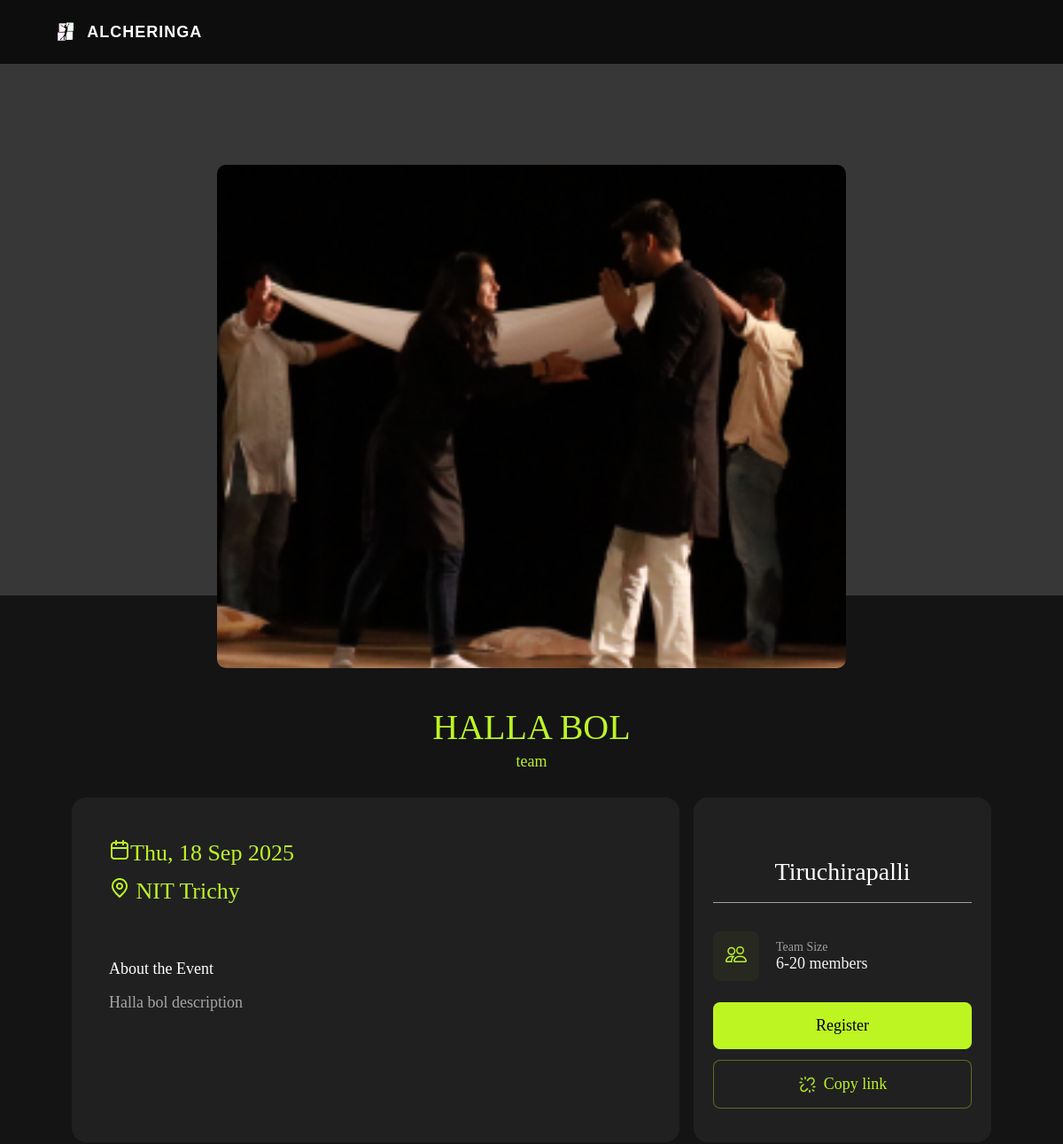
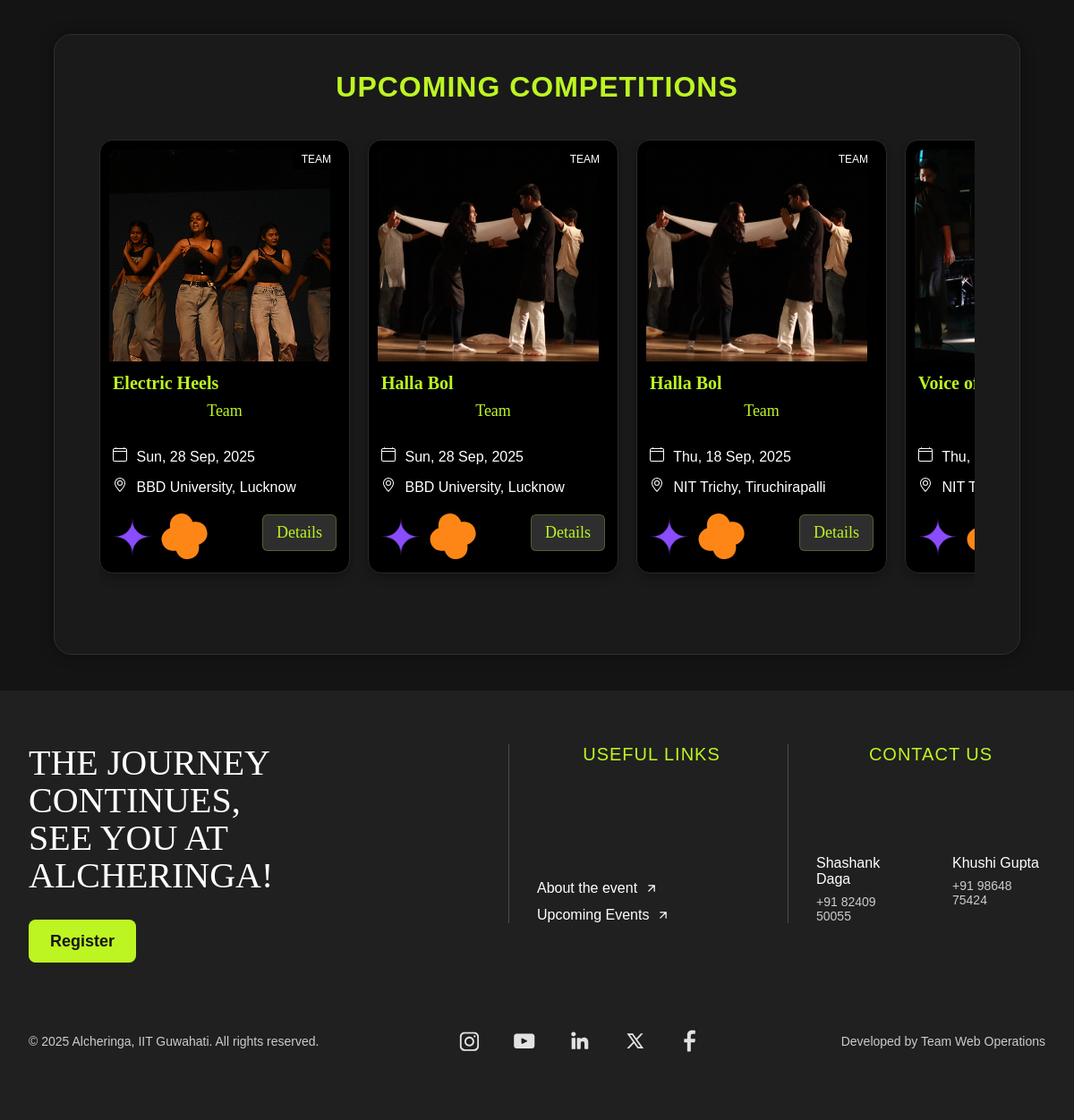
/competitions/Tiruchirapalli/Halla Bol/, run on the app's committed database (2 pictures, top to bottom).
### core/models.py (models this page shows, shortened)
class Event(models.Model):
    EVENT_TYPE_CHOICES = [
        ('solo', 'Solo'),
        ('team', 'Team'),
    ]
    name = models.CharField(max_length=200)
    event_type = models.CharField(max_length=10, choices=EVENT_TYPE_CHOICES, default='solo')
    min_participants = models.PositiveIntegerField(null=True, blank=True)
    max_participants = models.PositiveIntegerField(null=True, blank=True)
    description = models.TextField(default= "none")
    deadline = models.DateField(null=True, blank=True)
    event_date = models.DateField(null=True, blank=True)
    image = models.ImageField(
        upload_to="image_uploads/event_pic/",null=True, blank=True,help_text="Upload an image representing this event"
    )

class City(models.Model):
    name = models.CharField(max_length=100, unique=True)
    events = models.ManyToManyField('Event', related_name='cities')
    venue = models.CharField(max_length=100, default="None")
    time = models.DateField(null=True, blank=True)
    guidelines = models.TextField(default="None")
    image = models.ImageField(
        upload_to="image_uploads/city_pic/",null=True)
    state = models.CharField(max_length=100,default='None')
    collab = models.BooleanField(null=True,default=False)

### core/views.py (the view)
# urls.py: path('competitions/<str:city_name>/<str:event_name>/', views.detailspage, name='detailspage'),
def detailspage(request, city_name, event_name):
    city = get_object_or_404(City, name=city_name)
    event = get_object_or_404(Event, name=event_name)
    competitions = []
    cities = City.objects.prefetch_related('events').all()
    for city_item in cities:
        for event_item in city_item.events.all():
            image_url = ''
            if event_item.image:
                image_url = event_item.image.url
            elif city_item.image:
                image_url = city_item.image.url
            else:
                image_url = 'static/core/assets/CompetitionPhoto.jpg'
            competitions.append({
                "city": city_item.name,
                "title": event_item.name,
                "subtitle": event_item.description,
                "date": city_item.time.strftime("%a, %d %b, %Y") if city_item.time else "No date",
                "venue": city_item.venue,
                "image": image_url,  # Now uses the fallback hierarchy
                "type": event_item.event_type.capitalize() if event_item.event_type else "N/A",
                "collab": city_item.collab
            })
    return render(request, 'core/register.html', {
        'event': event,
        'city': city,
        'competitions': competitions,  # Pass competitions for cards
        'cities': cities,
    })

### templates/core/register.html (shortened to what this page needs)
{%load static%}
<!DOCTYPE html>
<html lang="en">
  <head>
    <link
      rel="stylesheet"
      type="text/css"
      href="{% static 'core/styles.css' %}"
    />
    <link rel="stylesheet" href="{% static 'core/combined.css' %}" />
    <link
      rel="stylesheet"
      type="text/css"
      href="{% static 'core/style.css' %}"
    />
    <link rel="stylesheet" href="{% static 'core/landing/landing.css' %}" />
    <link rel="stylesheet" href="{% static 'core/landing/cfa.css' %}" />
    <link rel="stylesheet" href="{% static 'core/landing/comp.css' %}" />
    <link
      rel="stylesheet"
      href="https://cdn.jsdelivr.net/npm/toastify-js/src/toastify.min.css"
    />
    <link
      rel="stylesheet"
      type="text/css"
      href="{% static 'core/register.css' %}"
    />
  </head>
  <body>
    <header class="navbar">
      <div class="navbar-header">
        <div class="navbar-left">
          <img
            src="{% static 'core/landing/logo.png' %}"
            class="logo"
            alt="Logo"
          />
          <span>ALCHERINGA</span>
        </div>
    </header>
    <div class="top-section" id="top-section">
      <div class="event-banner">
        {% if event.image %}
          <img
            src="{{ event.image.url }}"
            alt="{{ event.name }}"
          />
        {% elif city.image %}
          <img
            src="{{ city.image.url }}"
            alt="{{ event.name }}"
          />
        {% else %}
          <img
            src="{% static 'core/asset/CompetitionPhoto.png' %}"
            alt="{{ event.name }}"
          />
        {% endif %}
      </div>
    </div>
    <div class="event-container">
      <h1 class="event-title">{{ event.name }}</h1>
      <p class="event-subtitle">{{ event.event_type }}</p>
      <div class="event-details">
        <div class="left-info">
          <p class="event-date">
            <img src="{%static 'core/asset/calendar.png' %}" alt="calendar" />{{ city.time|date:'D, d M Y' }}
          </p>
          <p class="event-location">
            <img src="{%static 'core/asset/marker-pin-01.png' %}" alt="pin" />
            {{ city.venue }}
          </p>
          <h3 class="about-the-event" id="about-the-event">About the Event</h3>
          <p class="event-description">{{ event.description|linebreaksbr }}</p>
        </div>
        <div class="right-info">
          <h3 class="event-state">{{ city.name }}</h3>
          <div class="info-box">
            <div class="info-icon">
            </div>
            <div class="info-text">
              <span class="info-label">Team Size</span>
              {% if event.event_type == 'solo' %}
                <span class="info-value">1 member</span>
              {% else %}
                {% if event.min_participants and event.max_participants %}
                  <span class="info-value">{{ event.min_participants }}-{{ event.max_participants }} members</span>
                {% elif event.min_participants and not event.max_participants %}
                  <span class="info-value">Minimum :{{ event.min_participants }}</span>
                {% elif event.max_participants and not event.min_participants %}
                  <span class="info-value">Maximum {{ event.max_participants }} members</span>
                {% else %}
                  <span class="info-value">Any</span>
                {% endif %}
              {% endif %}
            </div>
          </div>
          <a
            href="{% url 'registrationpage' city.name event.name %}"
            class="register-btn"
            >Register</a
          >
          <button class="copy-btn">
            <img src="link-broken-01.png" alt="" />
            <span class="copy-link">Copy link</span>
          </button>
        </div>
      </div>
    </div>
      <section class="city-competitions" id="city-all">
        <h2 class="section-title">Upcoming Competitions</h2>
        <div class="carousel-container">
          <div class="carousel" id="competitions-carousel">
            {% for competition in competitions %}
              <article class="comp-card">
                <div class="card-media">
                  <img src="{{ competition.image }}" alt="{{ competition.title }}" class="comp-img">
                  <span class="badge">{{ competition.type|upper }}</span>
                </div>
                <div class="card-body">
                  <h3 class="card-title">{{ competition.title }}</h3>
                  <p class="event-subtitle">{{ competition.type }}</p>
                  <ul class="card-details">
                    <li><span class="detail-label"></span> <span class="detail-value">{{ competition.date }}</span></li>
                    {% if competition.venue %}
                    <li><span class="detail-label"></span> <span class="detail-value">{{ competition.venue }}, {{competition.city}}</span></li>
                    {% endif %}
                  </ul>
                  <div class="card-actions">
                    <img src="{% static 'core/asset/star2.png' %}" alt="{{ competition.title }}" class="style-img"/>
                    <img src="{% static 'core/asset/flower2.png' %}" alt="{{ competition.title }}" class="comp-img"/>
                    {% if not competition.city.collab %}
                    <a class="register-btn" href="{% url 'detailspage' competition.city competition.title %}">Details</a>
                    {% endif %}
                  </div>
                </div>
              </article>
            {% endfor %}
          </div>
        </div>
      </section>
    <div class="alcher-blocks">
      <section class="footer-block">
        <footer class="footer">
          <div class="container">
            <div class="footer-grid">
              <div class="main-message">
                <h2 class="main-title">
                  THE JOURNEY<br />
                  CONTINUES,<br />
                  SEE YOU AT<br />
                  ALCHERINGA!
                </h2>
                <button class="register-btn" onclick="document.getElementById('top-section').scrollIntoView({ behavior: 'smooth' });">
                  Register
                </button>
              </div>
              <div class="section-container">
                <h3 class="section-title">Useful Links</h3>
                <nav class="links-nav">
                  <ul class="nav-list">
                    <li>
                      <a href="#top-section" class="nav-link">
                        <span>About the event</span>
                        <img
                          src="{% static 'core/asset/arrow-up-right.svg' %}"
                          alt="External link"
                          class="external-icon"
                        />
                      </a>
                    </li>
                    <li>
                      <a href="#city-all" class="nav-link">
                        <span>Upcoming Events</span>
                        <img
                          src="{% static 'core/asset/arrow-up-right.svg' %}"
                          alt="External link"
                          class="external-icon"
                        />
                      </a>
                    </li>
                  </ul>
                </nav>
              </div>
              <div class="section-container">
                <h3 class="section-title">Contact Us</h3>
                <div class="contacts">
                  <ul class="contact-list">
                    <li class="contact-item">
                      <div class="contact-name">Shashank Daga</div>
                      <div class="contact-phone">+91 82409 50055</div>
                    </li>
                    <li class="contact-item">
                      <div class="contact-name">Khushi Gupta</div>
                      <div class="contact-phone">+91 98648 75424</div>
                    </li>
                  </ul>
                </div>
              </div>
            </div>
            <div class="footer-bottom">
              <div class="bottom-content">
                <div class="copyright">
                  © 2025 Alcheringa, IIT Guwahati. All rights reserved.
                </div>
                <div class="social-links">
                  <a href="https://www.instagram.com/alcheringaiitg/" class="social-link" aria-label="Instagram">
                    <img
                      src="{% static 'core/asset/insta.svg' %}"
                      alt="Instagram"
                      class="social-icon"
                    />
                  </a>
                  <a href="https://www.youtube.com/channel/UCQfsLKaY4a1Mx75hnaZDoxw" class="social-link" aria-label="YouTube">
                    <img
                      src="{% static 'core/asset/youtube.svg' %}"
                      alt="Youtube"
                      class="social-icon"
                    />
                  </a>
                  <a href="https://www.linkedin.com/company/alcheringaiitguwahati/" class="social-link" aria-label="LinkedIn">
                    <img
                      src="{% static 'core/asset/linkedin.svg' %}"
                      alt="LinkedIn"
                      class="social-icon"
                    />
                  </a>
                  <a href="https://x.com/alcheringaiitg" class="social-link" aria-label="X">
                    <img
                      src="{% static 'core/asset/x.svg' %}"
                      alt="X"
                      class="social-icon"
                    />
                  </a>
                  <a href="https://www.facebook.com/alcheringaiitg" class="social-link" aria-label="Facebook">
                    <img
                      src="{% static 'core/asset/facebook.svg' %}"
                      alt="Facebook"
                      class="social-icon"
                    />
                  </a>
                </div>
                <div class="credits">Developed by Team Web Operations</div>
              </div>
            </div>
          </div>
        </footer>
      </section>
    </div>
  </body>
</html>

### data on the page
Event: image (picture), name "HALLA BOL", event_type "team", description "Halla bol description", min_participants "6", max_participants "20", title "Halla Bol" "Halla Bol"
City: time "Thu, 18 Sep 2025", venue "NIT Trichy", name "Tiruchirapalli", venue "NIT Trichy" "NIT…", city "Tiruchirapalli"
Event: title "Electric Heels"
City: venue "BBD University" "BBD University", city "Lucknow" "Lucknow"
Event: title "Voice…"

### other printed values
{{ competition.type|upper }} "TEAM" "TEAM" "TEAM"
{{ competition.type }} "Team" "Team" "Team"
{{ competition.date }} "Sun, 28 Sep, 2025" "Sun, 28 Sep, 2025" "Thu, 18 Sep, 2025" "Thu,…"
